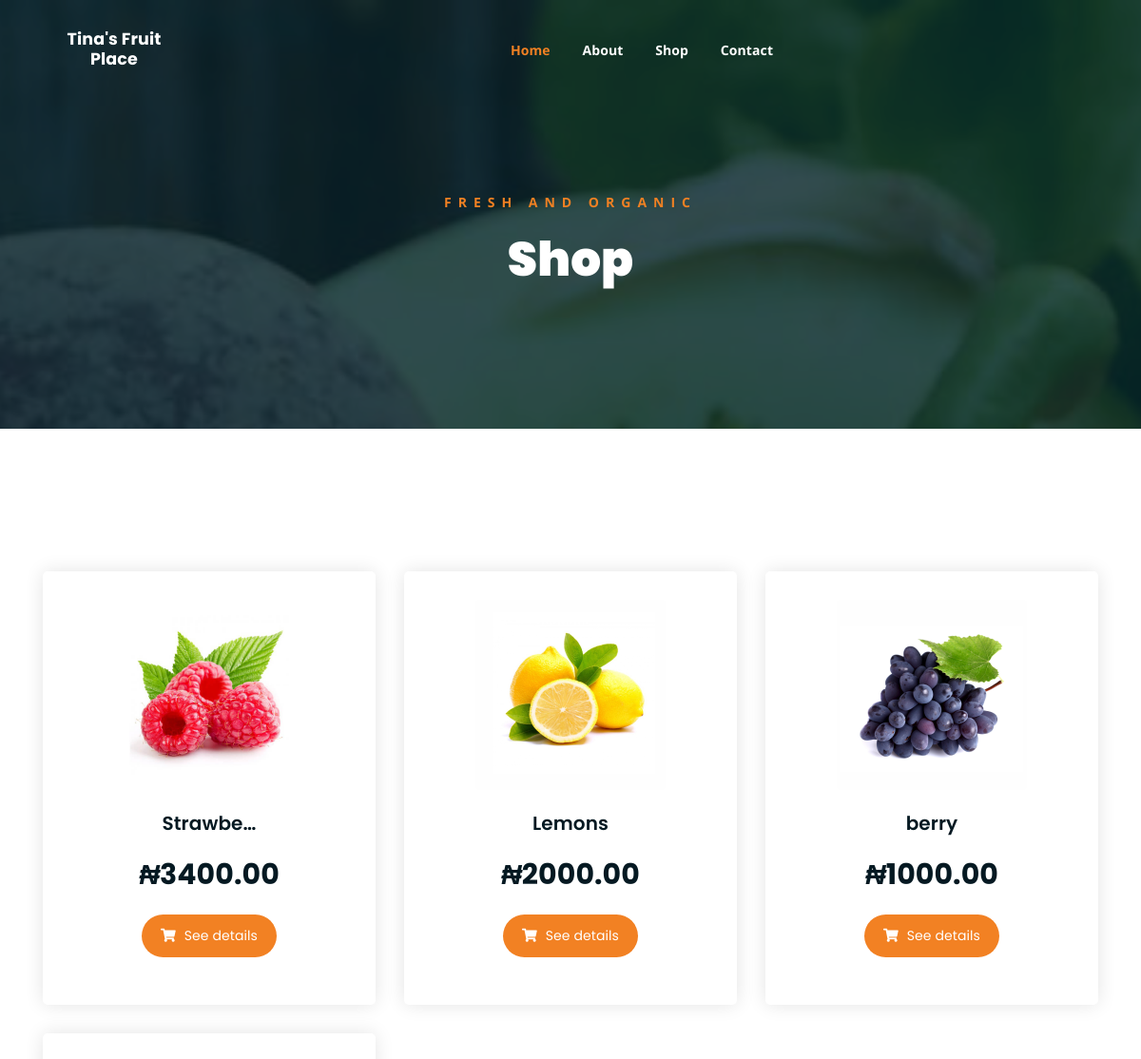
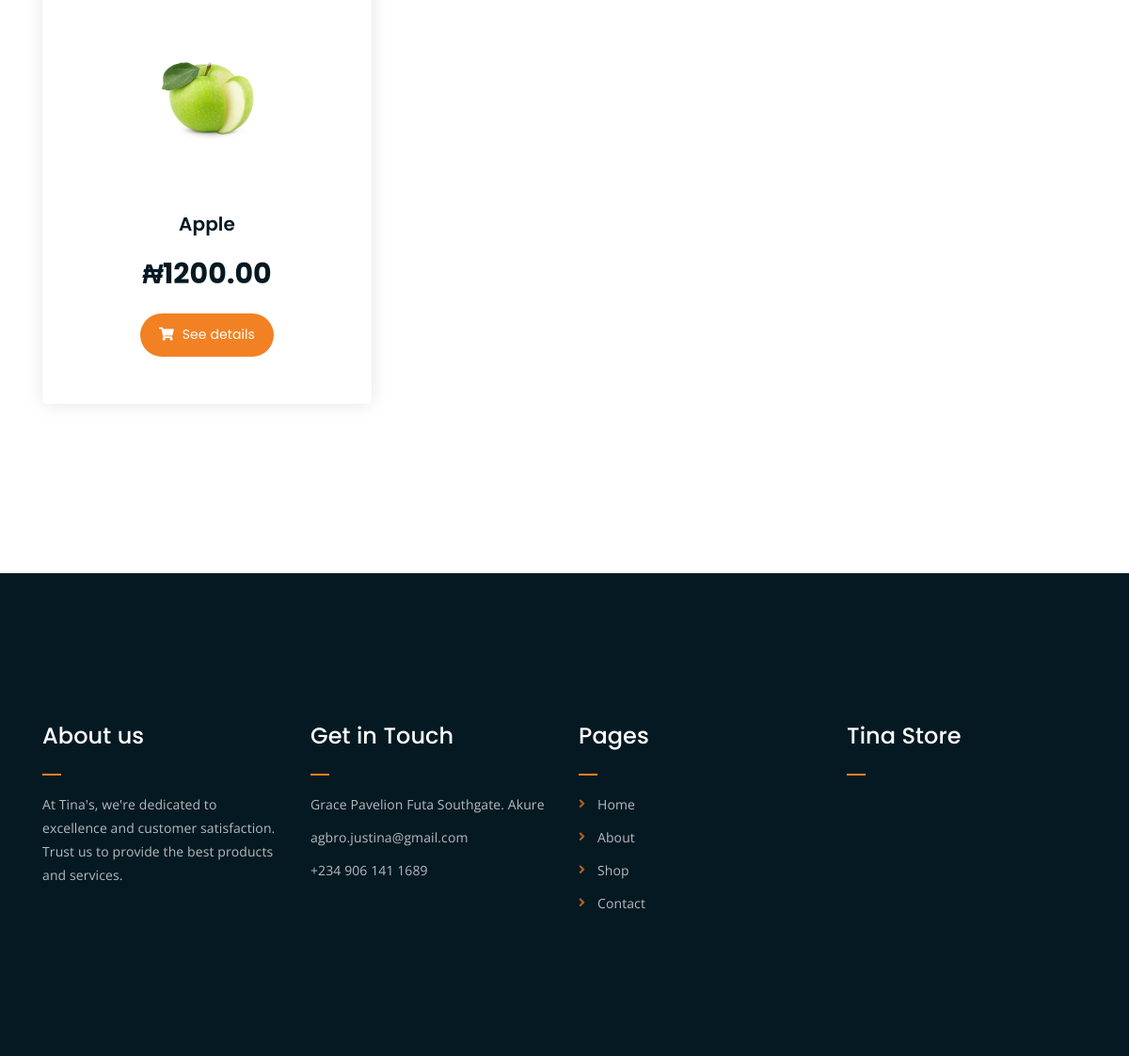
Page /shop on the committed database (2 pictures, top to bottom).
### commerce/models.py (models this page shows, shortened)
class Shop(models.Model):
    product_name = models.CharField(max_length=200)
    product_price = models.DecimalField(max_digits=10, decimal_places=2)
    product_image = models.FileField(blank=False, null=False, upload_to='store',verbose_name='Image')
    product_details = models.TextField()
    tag = models.CharField(max_length=10)
    slug = models.SlugField(max_length=250, unique=True)
    created = models.DateTimeField(auto_now_add =True)
    modified = models.DateTimeField(auto_now=True)
    class Meta():
        verbose_name_plural = "Store"
    def get_product_name(self):
        if self.product_name:
            return self.product_name
    def get_product_image(self):
        if self.product_image:
            return self.product_image
    def get_product_url(self):
        if self.product_name:
            return reverse('commerce:product_details', kwargs={'slug':self.slug})

### commerce/views.py (the view)
# urls.py: path('shop', views.store, name='shop'),
def store(request):
    store = Shop.objects.order_by('-created')
    return render(request, 'client/shop.html', {'store':store})

### templates/client/shop.html (shortened to what this page needs)
{% extends 'client/base.html' %}
{% load static %}
{% block content %}
	<body>
		<div class="breadcrumb-section breadcrumb-bg">
			<div class="container">
				<div class="row">
					<div class="col-lg-8 offset-lg-2 text-center">
						<div class="breadcrumb-text">
							<p>Fresh and Organic</p>
							<h1>Shop</h1>
						</div>
					</div>
				</div>
			</div>
		</div>
		<div class="product-section mt-150 mb-150">
			<div class="container">
				<div class="row product-lists">
					{% if store %}
						{% for s in store %}
							<div class="col-lg-4 col-md-6 text-center strawberry">
								<div class="single-product-item">
									<div class="product-image">
										<a href="{{s.get_product_url}}"><img src="{{s.get_product_image.url}}" alt="" class="img-fluid" style="width: 200px; height: 200px;"></a>
									</div>
									<h3>{{s.get_product_name | truncatechars:8}} </h3>
									<p class="product-price"><i>&#x20A6;</i>{{s.product_price}}</p>
									<a href="{{s.get_product_url}}" class="cart-btn"><i class="fas fa-shopping-cart"></i> See details</a>
								</div>
							</div>
						{% endfor %}
					{% endif %}
				</div>
			</div>
		</div>
	</body>
{% endblock %}

### templates/client/base.html (shortened to what this page needs)
{% load static %}
<!DOCTYPE html>
<html lang="en">
<head>
	<link rel="stylesheet" href="{% static 'client/css/all.min.css' %}">
	<link rel="stylesheet" href="{% static 'client/bootstrap/css/bootstrap.min.css' %}">
	<link rel="stylesheet" href="{% static 'client/css/owl.carousel.css' %}">
	<link rel="stylesheet" href="{% static 'client/css/magnific-popup.css' %}">
	<link rel="stylesheet" href="{% static 'client/css/animate.css' %}">
	<link rel="stylesheet" href="{% static 'client/css/meanmenu.min.css' %}">
	<link rel="stylesheet" href="{% static 'client/css/main.css' %}">
	<link rel="stylesheet" href="{% static 'client/css/responsive.css' %}">
</head>
<body>
	<div class="top-header-area" id="sticker">
		<div class="container">
			<div class="row">
				<div class="col-lg-12 col-sm-12 text-center">
					<div class="main-menu-wrap">
						<div class="site-logo">
							<a href="{% url 'home' %}">
								<p class="text-white h5 text-italic">Tina's Fruit Place</p>
							</a>
						</div>
						<nav class="main-menu">
							<ul>
								<li class="current-list-item"><a href="{% url 'home' %}">Home</a></li>
								<li><a href="{% url 'commerce:about' %}">About</a></li>
								<li><a href="{% url 'commerce:shop' %}">Shop</a></li>
								<li><a href="{% url 'commerce:contact' %}">Contact</a></li>
							</ul>
						</nav>
					</div>
				</div>
			</div>
		</div>
	</div>
    {% block content %}
    {% endblock %}
	<div class="footer-area">
		<div class="container">
			<div class="row">
				<div class="col-lg-3 col-md-6">
					<div class="footer-box about-widget">
						<h2 class="widget-title">About us</h2>
						<p>At Tina's, we're dedicated to excellence and customer satisfaction. Trust us to provide the best products and services.</p>
					</div>
				</div>
				<div class="col-lg-3 col-md-6">
					<div class="footer-box get-in-touch">
						<h2 class="widget-title">Get in Touch</h2>
						<ul>
							<li>Grace Pavelion Futa Southgate. Akure</li>
							<li>agbro.justina@gmail.com</li>
							<li>+234 906 141 1689</li>
						</ul>
					</div>
				</div>
				<div class="col-lg-3 col-md-6">
					<div class="footer-box pages">
						<h2 class="widget-title">Pages</h2>
						<ul>
							<li><a href="{% url 'home' %}">Home</a></li>
							<li><a href="{% url 'commerce:about' %}">About</a></li>
							<li><a href="{% url 'commerce:shop' %}">Shop</a></li>
							<li><a href="{% url 'commerce:contact' %}">Contact</a></li>
						</ul>
					</div>
				</div>
				<div class="col-lg-3 col-md-6">
					<div class="footer-box subscribe">
						<h2 class="widget-title">Tina Store</h2>
					</div>
				</div>
			</div>
		</div>
	</div>
</body>
</html>

### rows in the picture
Shop: get_product_image (picture), get_product_name "Strawbe…", product_price "3400.00"
Shop: get_product_image (picture), get_product_name "Lemons", product_price "2000.00"
Shop: get_product_image (picture), get_product_name "berry", product_price "1000.00"
Shop: get_product_image (picture), get_product_name "Apple", product_price "1200.00"
